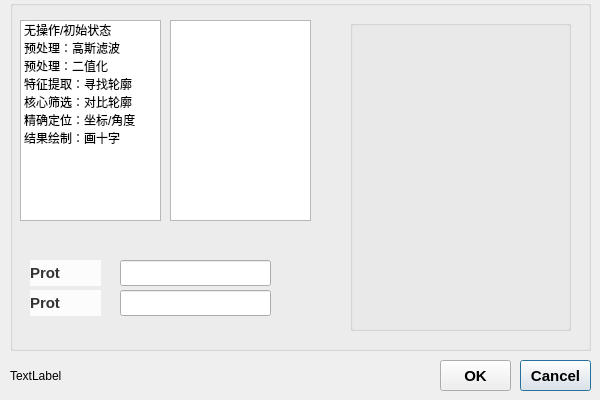
<?xml version="1.0" encoding="UTF-8"?>
<ui version="4.0">
 <class>VisionChildDialog</class>
 <widget class="QDialog" name="VisionChildDialog">
  <property name="geometry">
   <rect>
    <x>0</x>
    <y>0</y>
    <width>600</width>
    <height>400</height>
   </rect>
  </property>
  <property name="windowTitle">
   <string>Dialog</string>
  </property>
  <property name="styleSheet">
   <string notr="true">/* ================== QPushButton &amp; QToolButton 开始 ================== */

/* 按钮默认状态 */
QPushButton, QToolButton {
    border: 1px solid #c0c0c0;      
    background: qlineargradient(x1:0, y1:0, x2:0, y2:1, stop:0 #ffffff, stop:1 #e0e0e0);
    border-radius: 5px; 
    outline: none;                  
    padding: 0px;                   
}

/* 按钮鼠标悬停时 */
QPushButton:hover, QToolButton:hover {
    border: 1px solid #a0a0a0;      
    background: qlineargradient(x1:0, y1:0, x2:0, y2:1, stop:0 #ffffff, stop:1 #d0d0d0);
}

/* 按钮鼠标按下时 */
QPushButton:pressed, QToolButton:pressed {
    border: 1px solid #808080;      
    background: qlineargradient(x1:0, y1:0, x2:0, y2:1, stop:0 #d0d0d0, stop:1 #e0e0e0);
}

/* ================== QLineEdit 开始 ================== */

/* 默认状态 */
QLineEdit {
    background-color: #ffffff;
    border: 1px solid #D0D0D0;     
    border-radius: 4px;            
    padding: 2px 2px;              
    color: #222222;                
    min-height: 20px;              
}

/* 获得焦点时 */
QLineEdit:focus {
    border: 1px solid #007AFF;     
    background-color: #E8F4FF;     
}

/* 禁用状态 */
QLineEdit:disabled {
    background-color: #eef1f5;     
    color: #9aa0a6;                
    border: 1px solid #d3d8e0;     
}

/* ================== QTableWidget 开始 ================== */

QTableWidget {
    background-color: #ffffff;
    border: 1px solid #c8cdd6;
    border-radius: 5px;
    gridline-color: #eef1f5;
    selection-background-color: #eef1f5;
    color: #222222;
}

QTableWidget::item {
    padding: 2px 2px;
}

/* 表头样式（补充了右侧分割线） */
QHeaderView::section {
    background-color: #ffffff;
    border: none;
    border-bottom: 1px solid #c8cdd6;
    border-right: 1px solid #eef1f5; /* ⚠️ 新增：给表头加上右侧分割线，区分不同列 */
    padding: 2px 2px;
    color: #222222;
}

/* ================== QGroupBox 开始 ================== */

QGroupBox {
    border: 1px solid #E0E0E0; 
    border-radius: 5px; 
    background-color: #FCFCFC; 
    margin-top: 10px; /* ⚠️ 新增：给标题留出一点顶部空间 */
}

/* 分组框标题（补充了左右内边距） */
QGroupBox::title {
    subcontrol-origin: margin;
    subcontrol-position: top left;
    color: #333333;
    font-weight: bold;
    background-color: #FCFCFC; 
    padding: 0 5px; /* ⚠️ 新增：左右留出 5px 空间，让遮盖边框的效果更自然，文字不贴边 */
}

/* ================== QLabel 开始 ================== */

QLabel {
    color: #333333;           /* 与 QGroupBox::title 保持一致的深灰色 */
    font-weight: bold;        /* 保持相同的加粗效果（如果是普通文本可去掉这行） */
    background-color: #FCFCFC; /* 与分组框背景色一致 */
    border: 1px solid #E0E0E0; /* 相同的边框颜色和粗细 */
    border-radius: 5px;       /* 相同的圆角 */
    padding: 6px 10px;        /* 适当的内边距，让文字不贴边，视觉上更舒适 */
}

/* ================== QListWidget 开始 ================== */

/* 列表整体样式：保持与表格一致的背景、边框和圆角 */
QListWidget {
    background-color: #ffffff;
    border: 1px solid #c8cdd6;
    border-radius: 2px;
    color: #222222;
    outline: none; /* ⚠️ 关键：去掉点击列表时默认出现的黑色虚线框 */
}

/* 列表项样式：设置内边距，让文字不要太挤 */
QListWidget::item {
    padding: 4px 8px;
    border-bottom: 1px solid #eef1f5; /* ⚠️ 新增：用柔和的分割线区分每一行，呼应表头风格 */
}

/* 鼠标悬停时的样式：提供轻微的视觉反馈 */
QListWidget::item:hover {
    background-color: #f8f9fa; 
}

/* 选中状态样式：保持与表格的选中色完全一致 */
QListWidget::item:selected {
    background-color: #eef1f5;
    color: #222222; /* 保持文字颜色不变，避免高亮时看不清 */
}

/* ================== QStackedWidget 开始 ================== */

QStackedWidget {
    background-color: #ffffff;         /* 保持与表格一致的纯白背景 */
    border: 1px solid #c8cdd6;         /* 使用与表格相同的边框颜色和粗细 */
    border-radius: 2px;                /* 保持相同的圆角，视觉风格统一 */
    color: #222222;                    /* 统一字体颜色 */
}

QStackedWidget &gt; QWidget {
    background-color: transparent;     /* 让子页面背景透明，完美继承父容器的白色背景 */
    border: none;                      /* 移除子页面默认可能存在的多余边框 */
    padding: 10px;                     /* 增加内边距，防止内容紧贴边缘（可根据需求调整） */
}</string>
  </property>
  <widget class="QPushButton" name="pushButton_Cancel">
   <property name="geometry">
    <rect>
     <x>520</x>
     <y>360</y>
     <width>71</width>
     <height>31</height>
    </rect>
   </property>
   <property name="font">
    <font>
     <pointsize>11</pointsize>
     <weight>75</weight>
     <bold>true</bold>
    </font>
   </property>
   <property name="text">
    <string>Cancel</string>
   </property>
  </widget>
  <widget class="QGroupBox" name="groupBox">
   <property name="geometry">
    <rect>
     <x>10</x>
     <y>0</y>
     <width>581</width>
     <height>351</height>
    </rect>
   </property>
   <property name="title">
    <string/>
   </property>
   <widget class="QListWidget" name="listWidget_Left">
    <property name="geometry">
     <rect>
      <x>10</x>
      <y>20</y>
      <width>141</width>
      <height>201</height>
     </rect>
    </property>
    <item>
     <property name="text">
      <string>无操作/初始状态</string>
     </property>
    </item>
    <item>
     <property name="text">
      <string>预处理：高斯滤波</string>
     </property>
    </item>
    <item>
     <property name="text">
      <string>预处理：二值化</string>
     </property>
    </item>
    <item>
     <property name="text">
      <string>特征提取：寻找轮廓</string>
     </property>
    </item>
    <item>
     <property name="text">
      <string>核心筛选：对比轮廓</string>
     </property>
    </item>
    <item>
     <property name="text">
      <string>精确定位：坐标/角度</string>
     </property>
    </item>
    <item>
     <property name="text">
      <string>结果绘制：画十字</string>
     </property>
    </item>
   </widget>
   <widget class="QListWidget" name="listWidget_Right">
    <property name="geometry">
     <rect>
      <x>160</x>
      <y>20</y>
      <width>141</width>
      <height>201</height>
     </rect>
    </property>
   </widget>
   <widget class="QLabel" name="label_Top_11">
    <property name="geometry">
     <rect>
      <x>20</x>
      <y>260</y>
      <width>71</width>
      <height>26</height>
     </rect>
    </property>
    <property name="font">
     <font>
      <pointsize>11</pointsize>
      <weight>75</weight>
      <bold>true</bold>
     </font>
    </property>
    <property name="styleSheet">
     <string notr="true">color: #333333;           /* 与 QGroupBox::title 保持一致的深灰色 */
font-weight: bold;        /* 保持相同的加粗效果（如果是普通文本可去掉这行） */
background-color: #FCFCFC; /* 与分组框背景色一致 */
border: 0px solid #E0E0E0; /* 相同的边框颜色和粗细 */
border-radius: 0px;       /* 相同的圆角 */
padding: 0px 0px;        /* 适当的内边距，让文字不贴边，视觉上更舒适 */</string>
    </property>
    <property name="text">
     <string>Prot</string>
    </property>
   </widget>
   <widget class="QLineEdit" name="lineEdit_12">
    <property name="geometry">
     <rect>
      <x>110</x>
      <y>260</y>
      <width>151</width>
      <height>26</height>
     </rect>
    </property>
    <property name="font">
     <font>
      <pointsize>11</pointsize>
     </font>
    </property>
   </widget>
   <widget class="QLineEdit" name="lineEdit_14">
    <property name="geometry">
     <rect>
      <x>110</x>
      <y>290</y>
      <width>151</width>
      <height>26</height>
     </rect>
    </property>
    <property name="font">
     <font>
      <pointsize>11</pointsize>
     </font>
    </property>
   </widget>
   <widget class="QLabel" name="label_Top_14">
    <property name="geometry">
     <rect>
      <x>20</x>
      <y>290</y>
      <width>71</width>
      <height>26</height>
     </rect>
    </property>
    <property name="font">
     <font>
      <pointsize>11</pointsize>
      <weight>75</weight>
      <bold>true</bold>
     </font>
    </property>
    <property name="styleSheet">
     <string notr="true">color: #333333;           /* 与 QGroupBox::title 保持一致的深灰色 */
font-weight: bold;        /* 保持相同的加粗效果（如果是普通文本可去掉这行） */
background-color: #FCFCFC; /* 与分组框背景色一致 */
border: 0px solid #E0E0E0; /* 相同的边框颜色和粗细 */
border-radius: 0px;       /* 相同的圆角 */
padding: 0px 0px;        /* 适当的内边距，让文字不贴边，视觉上更舒适 */</string>
    </property>
    <property name="text">
     <string>Prot</string>
    </property>
   </widget>
   <widget class="QStackedWidget" name="stackedWidget">
    <property name="geometry">
     <rect>
      <x>330</x>
      <y>20</y>
      <width>241</width>
      <height>321</height>
     </rect>
    </property>
    <property name="currentIndex">
     <number>0</number>
    </property>
    <widget class="QWidget" name="page_7">
     <widget class="QGroupBox" name="groupBox_8">
      <property name="geometry">
       <rect>
        <x>10</x>
        <y>0</y>
        <width>221</width>
        <height>311</height>
       </rect>
      </property>
      <property name="title">
       <string/>
      </property>
     </widget>
    </widget>
    <widget class="QWidget" name="page">
     <widget class="QGroupBox" name="groupBox_2">
      <property name="geometry">
       <rect>
        <x>10</x>
        <y>0</y>
        <width>221</width>
        <height>311</height>
       </rect>
      </property>
      <property name="title">
       <string/>
      </property>
      <widget class="QLineEdit" name="lineEdit_GaussCoreX">
       <property name="geometry">
        <rect>
         <x>90</x>
         <y>30</y>
         <width>121</width>
         <height>26</height>
        </rect>
       </property>
       <property name="font">
        <font>
         <pointsize>11</pointsize>
        </font>
       </property>
       <property name="text">
        <string>5</string>
       </property>
       <property name="alignment">
        <set>Qt::AlignCenter</set>
       </property>
      </widget>
      <widget class="QLineEdit" name="lineEdit_GaussCoreY">
       <property name="geometry">
        <rect>
         <x>90</x>
         <y>60</y>
         <width>121</width>
         <height>26</height>
        </rect>
       </property>
       <property name="font">
        <font>
         <pointsize>11</pointsize>
        </font>
       </property>
       <property name="text">
        <string>5</string>
       </property>
       <property name="alignment">
        <set>Qt::AlignCenter</set>
       </property>
      </widget>
      <widget class="QLabel" name="label_Top_12">
       <property name="geometry">
        <rect>
         <x>10</x>
         <y>30</y>
         <width>61</width>
         <height>26</height>
        </rect>
       </property>
       <property name="font">
        <font>
         <pointsize>11</pointsize>
         <weight>75</weight>
         <bold>true</bold>
        </font>
       </property>
       <property name="styleSheet">
        <string notr="true">color: #333333;           /* 与 QGroupBox::title 保持一致的深灰色 */
font-weight: bold;        /* 保持相同的加粗效果（如果是普通文本可去掉这行） */
background-color: #FCFCFC; /* 与分组框背景色一致 */
border: 0px solid #E0E0E0; /* 相同的边框颜色和粗细 */
border-radius: 0px;       /* 相同的圆角 */
padding: 0px 0px;        /* 适当的内边距，让文字不贴边，视觉上更舒适 */</string>
       </property>
       <property name="text">
        <string>高斯核X</string>
       </property>
      </widget>
      <widget class="QLabel" name="label_Top_15">
       <property name="geometry">
        <rect>
         <x>10</x>
         <y>60</y>
         <width>61</width>
         <height>26</height>
        </rect>
       </property>
       <property name="font">
        <font>
         <pointsize>11</pointsize>
         <weight>75</weight>
         <bold>true</bold>
        </font>
       </property>
       <property name="styleSheet">
        <string notr="true">color: #333333;           /* 与 QGroupBox::title 保持一致的深灰色 */
font-weight: bold;        /* 保持相同的加粗效果（如果是普通文本可去掉这行） */
background-color: #FCFCFC; /* 与分组框背景色一致 */
border: 0px solid #E0E0E0; /* 相同的边框颜色和粗细 */
border-radius: 0px;       /* 相同的圆角 */
padding: 0px 0px;        /* 适当的内边距，让文字不贴边，视觉上更舒适 */</string>
       </property>
       <property name="text">
        <string>高斯核Y</string>
       </property>
      </widget>
      <widget class="QLineEdit" name="lineEdit_GaussSigmaX">
       <property name="geometry">
        <rect>
         <x>90</x>
         <y>100</y>
         <width>121</width>
         <height>26</height>
        </rect>
       </property>
       <property name="font">
        <font>
         <pointsize>11</pointsize>
        </font>
       </property>
       <property name="text">
        <string>1.5</string>
       </property>
       <property name="alignment">
        <set>Qt::AlignCenter</set>
       </property>
      </widget>
      <widget class="QLabel" name="label_Top_16">
       <property name="geometry">
        <rect>
         <x>10</x>
         <y>130</y>
         <width>61</width>
         <height>26</height>
        </rect>
       </property>
       <property name="font">
        <font>
         <pointsize>11</pointsize>
         <weight>75</weight>
         <bold>true</bold>
        </font>
       </property>
       <property name="styleSheet">
        <string notr="true">color: #333333;           /* 与 QGroupBox::title 保持一致的深灰色 */
font-weight: bold;        /* 保持相同的加粗效果（如果是普通文本可去掉这行） */
background-color: #FCFCFC; /* 与分组框背景色一致 */
border: 0px solid #E0E0E0; /* 相同的边框颜色和粗细 */
border-radius: 0px;       /* 相同的圆角 */
padding: 0px 0px;        /* 适当的内边距，让文字不贴边，视觉上更舒适 */</string>
       </property>
       <property name="text">
        <string>标准差Y</string>
       </property>
      </widget>
      <widget class="QLabel" name="label_Top_13">
       <property name="geometry">
        <rect>
         <x>10</x>
         <y>100</y>
         <width>61</width>
         <height>26</height>
        </rect>
       </property>
       <property name="font">
        <font>
         <pointsize>11</pointsize>
         <weight>75</weight>
         <bold>true</bold>
        </font>
       </property>
       <property name="styleSheet">
        <string notr="true">color: #333333;           /* 与 QGroupBox::title 保持一致的深灰色 */
font-weight: bold;        /* 保持相同的加粗效果（如果是普通文本可去掉这行） */
background-color: #FCFCFC; /* 与分组框背景色一致 */
border: 0px solid #E0E0E0; /* 相同的边框颜色和粗细 */
border-radius: 0px;       /* 相同的圆角 */
padding: 0px 0px;        /* 适当的内边距，让文字不贴边，视觉上更舒适 */</string>
       </property>
       <property name="text">
        <string>标准差X</string>
       </property>
      </widget>
      <widget class="QLineEdit" name="lineEdit_GaussSigmaY">
       <property name="geometry">
        <rect>
         <x>90</x>
         <y>130</y>
         <width>121</width>
         <height>26</height>
        </rect>
       </property>
       <property name="font">
        <font>
         <pointsize>11</pointsize>
        </font>
       </property>
       <property name="text">
        <string>1.5</string>
       </property>
       <property name="alignment">
        <set>Qt::AlignCenter</set>
       </property>
      </widget>
     </widget>
    </widget>
    <widget class="QWidget" name="page_2">
     <widget class="QGroupBox" name="groupBox_3">
      <property name="geometry">
       <rect>
        <x>10</x>
        <y>0</y>
        <width>221</width>
        <height>311</height>
       </rect>
      </property>
      <property name="title">
       <string/>
      </property>
      <widget class="QLineEdit" name="lineEdit_ThresholdValue">
       <property name="geometry">
        <rect>
         <x>90</x>
         <y>30</y>
         <width>121</width>
         <height>26</height>
        </rect>
       </property>
       <property name="font">
        <font>
         <pointsize>11</pointsize>
        </font>
       </property>
       <property name="text">
        <string>127</string>
       </property>
       <property name="alignment">
        <set>Qt::AlignCenter</set>
       </property>
      </widget>
      <widget class="QLabel" name="label_Top_17">
       <property name="geometry">
        <rect>
         <x>10</x>
         <y>30</y>
         <width>71</width>
         <height>26</height>
        </rect>
       </property>
       <property name="font">
        <font>
         <pointsize>10</pointsize>
         <weight>75</weight>
         <bold>true</bold>
        </font>
       </property>
       <property name="styleSheet">
        <string notr="true">color: #333333;           /* 与 QGroupBox::title 保持一致的深灰色 */
font-weight: bold;        /* 保持相同的加粗效果（如果是普通文本可去掉这行） */
background-color: #FCFCFC; /* 与分组框背景色一致 */
border: 0px solid #E0E0E0; /* 相同的边框颜色和粗细 */
border-radius: 0px;       /* 相同的圆角 */
padding: 0px 0px;        /* 适当的内边距，让文字不贴边，视觉上更舒适 */</string>
       </property>
       <property name="text">
        <string>二值化阈值</string>
       </property>
      </widget>
     </widget>
    </widget>
    <widget class="QWidget" name="page_3">
     <widget class="QGroupBox" name="groupBox_4">
      <property name="geometry">
       <rect>
        <x>10</x>
        <y>0</y>
        <width>221</width>
        <height>311</height>
       </rect>
      </property>
      <property name="title">
       <string/>
      </property>
     </widget>
    </widget>
    <widget class="QWidget" name="page_4">
     <widget class="QGroupBox" name="groupBox_5">
      <property name="geometry">
       <rect>
        <x>10</x>
        <y>0</y>
        <width>221</width>
        <height>311</height>
       </rect>
      </property>
      <property name="title">
       <string/>
      </property>
      <widget class="QLineEdit" name="lineEdit_MinMarkArea">
       <property name="geometry">
        <rect>
         <x>90</x>
         <y>30</y>
         <width>121</width>
         <height>26</height>
        </rect>
       </property>
       <property name="font">
        <font>
         <pointsize>11</pointsize>
        </font>
       </property>
       <property name="text">
        <string>1500</string>
       </property>
       <property name="alignment">
        <set>Qt::AlignCenter</set>
       </property>
      </widget>
      <widget class="QLineEdit" name="lineEdit_MaxMarkArea">
       <property name="geometry">
        <rect>
         <x>90</x>
         <y>60</y>
         <width>121</width>
         <height>26</height>
        </rect>
       </property>
       <property name="font">
        <font>
         <pointsize>11</pointsize>
        </font>
       </property>
       <property name="text">
        <string>5000</string>
       </property>
       <property name="alignment">
        <set>Qt::AlignCenter</set>
       </property>
      </widget>
      <widget class="QLabel" name="label_Top_18">
       <property name="geometry">
        <rect>
         <x>10</x>
         <y>30</y>
         <width>71</width>
         <height>26</height>
        </rect>
       </property>
       <property name="font">
        <font>
         <pointsize>10</pointsize>
         <weight>75</weight>
         <bold>true</bold>
        </font>
       </property>
       <property name="styleSheet">
        <string notr="true">color: #333333;           /* 与 QGroupBox::title 保持一致的深灰色 */
font-weight: bold;        /* 保持相同的加粗效果（如果是普通文本可去掉这行） */
background-color: #FCFCFC; /* 与分组框背景色一致 */
border: 0px solid #E0E0E0; /* 相同的边框颜色和粗细 */
border-radius: 0px;       /* 相同的圆角 */
padding: 0px 0px;        /* 适当的内边距，让文字不贴边，视觉上更舒适 */</string>
       </property>
       <property name="text">
        <string>最小面积</string>
       </property>
       <property name="alignment">
        <set>Qt::AlignCenter</set>
       </property>
      </widget>
      <widget class="QLabel" name="label_Top_19">
       <property name="geometry">
        <rect>
         <x>10</x>
         <y>60</y>
         <width>71</width>
         <height>26</height>
        </rect>
       </property>
       <property name="font">
        <font>
         <pointsize>10</pointsize>
         <weight>75</weight>
         <bold>true</bold>
        </font>
       </property>
       <property name="styleSheet">
        <string notr="true">color: #333333;           /* 与 QGroupBox::title 保持一致的深灰色 */
font-weight: bold;        /* 保持相同的加粗效果（如果是普通文本可去掉这行） */
background-color: #FCFCFC; /* 与分组框背景色一致 */
border: 0px solid #E0E0E0; /* 相同的边框颜色和粗细 */
border-radius: 0px;       /* 相同的圆角 */
padding: 0px 0px;        /* 适当的内边距，让文字不贴边，视觉上更舒适 */</string>
       </property>
       <property name="text">
        <string>最大面积</string>
       </property>
       <property name="alignment">
        <set>Qt::AlignCenter</set>
       </property>
      </widget>
     </widget>
    </widget>
    <widget class="QWidget" name="page_5">
     <widget class="QGroupBox" name="groupBox_6">
      <property name="geometry">
       <rect>
        <x>10</x>
        <y>0</y>
        <width>221</width>
        <height>311</height>
       </rect>
      </property>
      <property name="title">
       <string/>
      </property>
     </widget>
    </widget>
    <widget class="QWidget" name="page_6">
     <widget class="QGroupBox" name="groupBox_7">
      <property name="geometry">
       <rect>
        <x>10</x>
        <y>0</y>
        <width>221</width>
        <height>311</height>
       </rect>
      </property>
      <property name="title">
       <string/>
      </property>
      <widget class="QLineEdit" name="lineEdit_LineWidX">
       <property name="geometry">
        <rect>
         <x>90</x>
         <y>30</y>
         <width>121</width>
         <height>26</height>
        </rect>
       </property>
       <property name="font">
        <font>
         <pointsize>11</pointsize>
        </font>
       </property>
       <property name="text">
        <string>2</string>
       </property>
       <property name="alignment">
        <set>Qt::AlignCenter</set>
       </property>
      </widget>
      <widget class="QLineEdit" name="lineEdit_LineLenX">
       <property name="geometry">
        <rect>
         <x>90</x>
         <y>60</y>
         <width>121</width>
         <height>26</height>
        </rect>
       </property>
       <property name="font">
        <font>
         <pointsize>11</pointsize>
        </font>
       </property>
       <property name="text">
        <string>50</string>
       </property>
       <property name="alignment">
        <set>Qt::AlignCenter</set>
       </property>
      </widget>
      <widget class="QLabel" name="label_Top_20">
       <property name="geometry">
        <rect>
         <x>10</x>
         <y>30</y>
         <width>61</width>
         <height>26</height>
        </rect>
       </property>
       <property name="font">
        <font>
         <pointsize>11</pointsize>
         <weight>75</weight>
         <bold>true</bold>
        </font>
       </property>
       <property name="styleSheet">
        <string notr="true">color: #333333;           /* 与 QGroupBox::title 保持一致的深灰色 */
font-weight: bold;        /* 保持相同的加粗效果（如果是普通文本可去掉这行） */
background-color: #FCFCFC; /* 与分组框背景色一致 */
border: 0px solid #E0E0E0; /* 相同的边框颜色和粗细 */
border-radius: 0px;       /* 相同的圆角 */
padding: 0px 0px;        /* 适当的内边距，让文字不贴边，视觉上更舒适 */</string>
       </property>
       <property name="text">
        <string>线宽X</string>
       </property>
      </widget>
      <widget class="QLabel" name="label_Top_21">
       <property name="geometry">
        <rect>
         <x>10</x>
         <y>60</y>
         <width>61</width>
         <height>26</height>
        </rect>
       </property>
       <property name="font">
        <font>
         <pointsize>11</pointsize>
         <weight>75</weight>
         <bold>true</bold>
        </font>
       </property>
       <property name="styleSheet">
        <string notr="true">color: #333333;           /* 与 QGroupBox::title 保持一致的深灰色 */
font-weight: bold;        /* 保持相同的加粗效果（如果是普通文本可去掉这行） */
background-color: #FCFCFC; /* 与分组框背景色一致 */
border: 0px solid #E0E0E0; /* 相同的边框颜色和粗细 */
border-radius: 0px;       /* 相同的圆角 */
padding: 0px 0px;        /* 适当的内边距，让文字不贴边，视觉上更舒适 */</string>
       </property>
       <property name="text">
        <string>线距X</string>
       </property>
      </widget>
      <widget class="QLineEdit" name="lineEdit_LineWidY">
       <property name="geometry">
        <rect>
         <x>90</x>
         <y>100</y>
         <width>121</width>
         <height>26</height>
        </rect>
       </property>
       <property name="font">
        <font>
         <pointsize>11</pointsize>
        </font>
       </property>
       <property name="text">
        <string>2</string>
       </property>
       <property name="alignment">
        <set>Qt::AlignCenter</set>
       </property>
      </widget>
      <widget class="QLabel" name="label_Top_22">
       <property name="geometry">
        <rect>
         <x>10</x>
         <y>130</y>
         <width>61</width>
         <height>26</height>
        </rect>
       </property>
       <property name="font">
        <font>
         <pointsize>11</pointsize>
         <weight>75</weight>
         <bold>true</bold>
        </font>
       </property>
       <property name="styleSheet">
        <string notr="true">color: #333333;           /* 与 QGroupBox::title 保持一致的深灰色 */
font-weight: bold;        /* 保持相同的加粗效果（如果是普通文本可去掉这行） */
background-color: #FCFCFC; /* 与分组框背景色一致 */
border: 0px solid #E0E0E0; /* 相同的边框颜色和粗细 */
border-radius: 0px;       /* 相同的圆角 */
padding: 0px 0px;        /* 适当的内边距，让文字不贴边，视觉上更舒适 */</string>
       </property>
       <property name="text">
        <string>线距Y</string>
       </property>
      </widget>
      <widget class="QLabel" name="label_Top_23">
       <property name="geometry">
        <rect>
         <x>10</x>
         <y>100</y>
         <width>61</width>
         <height>26</height>
        </rect>
       </property>
       <property name="font">
        <font>
         <pointsize>11</pointsize>
         <weight>75</weight>
         <bold>true</bold>
        </font>
       </property>
       <property name="styleSheet">
        <string notr="true">color: #333333;           /* 与 QGroupBox::title 保持一致的深灰色 */
font-weight: bold;        /* 保持相同的加粗效果（如果是普通文本可去掉这行） */
background-color: #FCFCFC; /* 与分组框背景色一致 */
border: 0px solid #E0E0E0; /* 相同的边框颜色和粗细 */
border-radius: 0px;       /* 相同的圆角 */
padding: 0px 0px;        /* 适当的内边距，让文字不贴边，视觉上更舒适 */</string>
       </property>
       <property name="text">
        <string>线宽Y</string>
       </property>
      </widget>
      <widget class="QLineEdit" name="lineEdit_LineLenY">
       <property name="geometry">
        <rect>
         <x>90</x>
         <y>130</y>
         <width>121</width>
         <height>26</height>
        </rect>
       </property>
       <property name="font">
        <font>
         <pointsize>11</pointsize>
        </font>
       </property>
       <property name="text">
        <string>50</string>
       </property>
       <property name="alignment">
        <set>Qt::AlignCenter</set>
       </property>
      </widget>
      <widget class="QLineEdit" name="lineEdit_LineColorR">
       <property name="geometry">
        <rect>
         <x>90</x>
         <y>180</y>
         <width>121</width>
         <height>26</height>
        </rect>
       </property>
       <property name="font">
        <font>
         <pointsize>11</pointsize>
        </font>
       </property>
       <property name="text">
        <string>0</string>
       </property>
       <property name="alignment">
        <set>Qt::AlignCenter</set>
       </property>
      </widget>
      <widget class="QLineEdit" name="lineEdit_LineColorG">
       <property name="geometry">
        <rect>
         <x>90</x>
         <y>210</y>
         <width>121</width>
         <height>26</height>
        </rect>
       </property>
       <property name="font">
        <font>
         <pointsize>11</pointsize>
        </font>
       </property>
       <property name="text">
        <string>0</string>
       </property>
       <property name="alignment">
        <set>Qt::AlignCenter</set>
       </property>
      </widget>
      <widget class="QLabel" name="label_Top_24">
       <property name="geometry">
        <rect>
         <x>10</x>
         <y>180</y>
         <width>61</width>
         <height>26</height>
        </rect>
       </property>
       <property name="font">
        <font>
         <pointsize>11</pointsize>
         <weight>75</weight>
         <bold>true</bold>
        </font>
       </property>
       <property name="styleSheet">
        <string notr="true">color: #333333;           /* 与 QGroupBox::title 保持一致的深灰色 */
font-weight: bold;        /* 保持相同的加粗效果（如果是普通文本可去掉这行） */
background-color: #FCFCFC; /* 与分组框背景色一致 */
border: 0px solid #E0E0E0; /* 相同的边框颜色和粗细 */
border-radius: 0px;       /* 相同的圆角 */
padding: 0px 0px;        /* 适当的内边距，让文字不贴边，视觉上更舒适 */</string>
       </property>
       <property name="text">
        <string>线色R</string>
       </property>
      </widget>
      <widget class="QLabel" name="label_Top_25">
       <property name="geometry">
        <rect>
         <x>10</x>
         <y>210</y>
         <width>61</width>
         <height>26</height>
        </rect>
       </property>
       <property name="font">
        <font>
         <pointsize>11</pointsize>
         <weight>75</weight>
         <bold>true</bold>
        </font>
       </property>
       <property name="styleSheet">
        <string notr="true">color: #333333;           /* 与 QGroupBox::title 保持一致的深灰色 */
font-weight: bold;        /* 保持相同的加粗效果（如果是普通文本可去掉这行） */
background-color: #FCFCFC; /* 与分组框背景色一致 */
border: 0px solid #E0E0E0; /* 相同的边框颜色和粗细 */
border-radius: 0px;       /* 相同的圆角 */
padding: 0px 0px;        /* 适当的内边距，让文字不贴边，视觉上更舒适 */</string>
       </property>
       <property name="text">
        <string>线色G</string>
       </property>
      </widget>
      <widget class="QLabel" name="label_Top_26">
       <property name="geometry">
        <rect>
         <x>10</x>
         <y>240</y>
         <width>61</width>
         <height>26</height>
        </rect>
       </property>
       <property name="font">
        <font>
         <pointsize>11</pointsize>
         <weight>75</weight>
         <bold>true</bold>
        </font>
       </property>
       <property name="styleSheet">
        <string notr="true">color: #333333;           /* 与 QGroupBox::title 保持一致的深灰色 */
font-weight: bold;        /* 保持相同的加粗效果（如果是普通文本可去掉这行） */
background-color: #FCFCFC; /* 与分组框背景色一致 */
border: 0px solid #E0E0E0; /* 相同的边框颜色和粗细 */
border-radius: 0px;       /* 相同的圆角 */
padding: 0px 0px;        /* 适当的内边距，让文字不贴边，视觉上更舒适 */</string>
       </property>
       <property name="text">
        <string>线色B</string>
       </property>
      </widget>
      <widget class="QLineEdit" name="lineEdit_LineColorB">
       <property name="geometry">
        <rect>
         <x>90</x>
         <y>240</y>
         <width>121</width>
         <height>26</height>
        </rect>
       </property>
       <property name="font">
        <font>
         <pointsize>11</pointsize>
        </font>
       </property>
       <property name="text">
        <string>0</string>
       </property>
       <property name="alignment">
        <set>Qt::AlignCenter</set>
       </property>
      </widget>
     </widget>
    </widget>
   </widget>
  </widget>
  <widget class="QLabel" name="label">
   <property name="geometry">
    <rect>
     <x>10</x>
     <y>360</y>
     <width>421</width>
     <height>31</height>
    </rect>
   </property>
   <property name="text">
    <string>TextLabel</string>
   </property>
  </widget>
  <widget class="QPushButton" name="pushButton_OK">
   <property name="geometry">
    <rect>
     <x>440</x>
     <y>360</y>
     <width>71</width>
     <height>31</height>
    </rect>
   </property>
   <property name="font">
    <font>
     <pointsize>11</pointsize>
     <weight>75</weight>
     <bold>true</bold>
    </font>
   </property>
   <property name="text">
    <string>OK</string>
   </property>
  </widget>
 </widget>
 <resources/>
 <connections/>
</ui>
